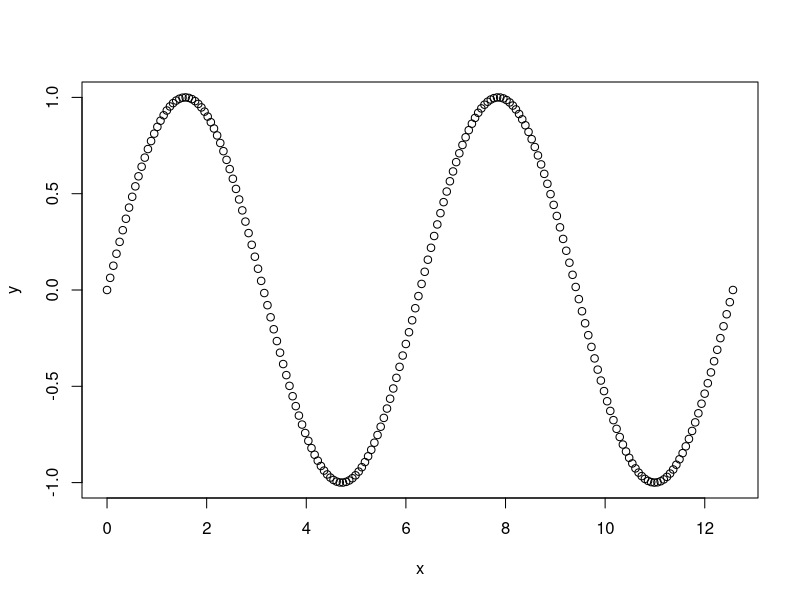

This figure's R source:
## ---- chunk 1
x <- 1
y=2
3 -> z
x+y
y*z
y/x
## ---- chunk 2
a<- 0:10
print(a)
b <- 10:-4
print(b)

class(a)
str(a)

a[c(1,5,10)]

head(a,4)
tail(b,5)
## ---- chunk 3

c <- c(1:5, 10.5, 'red','green',"yellow")

print(c)
class(c)
str(c)

d<-c(1:5, 10.5)
class(d)
str(d)
## ---- chunk 4

x<-seq(0, 4*pi,length.out = 200);
y <- sin(x);
plot(x,y)

## ---- chunk 5

a <- c(3,-2,4,NA,-1,8,-4,9,NA, 11,3,8,NA)
a[!is.na(a)]

a <-c(2,3,-1,3,5,2,-3,1)
print(paste0("The sum of positive integers in a = ", sum(a[a>0])))


## ---- chunk 6

M1 <- matrix(1:12, ncol=4, byrow=TRUE)
M1

M1[,3]

M2 <- matrix(1:12, nrow=4)
M2
## ---- chunk 7
M1 <- matrix(1:20, ncol=4)
M1[c(3,5),c(2,4)]
## ---- chunk 8

DF <-data.frame(gender = c("Male", "Male","Female"),
                height = c(152, 171.5, 165),
                weight = c(81,93, 78),age =c(42,38,26),row.names=c('Ally','Belinda','Alfred'))

DF

#accessing

DF$age
DF[DF$gender=="Male",]
